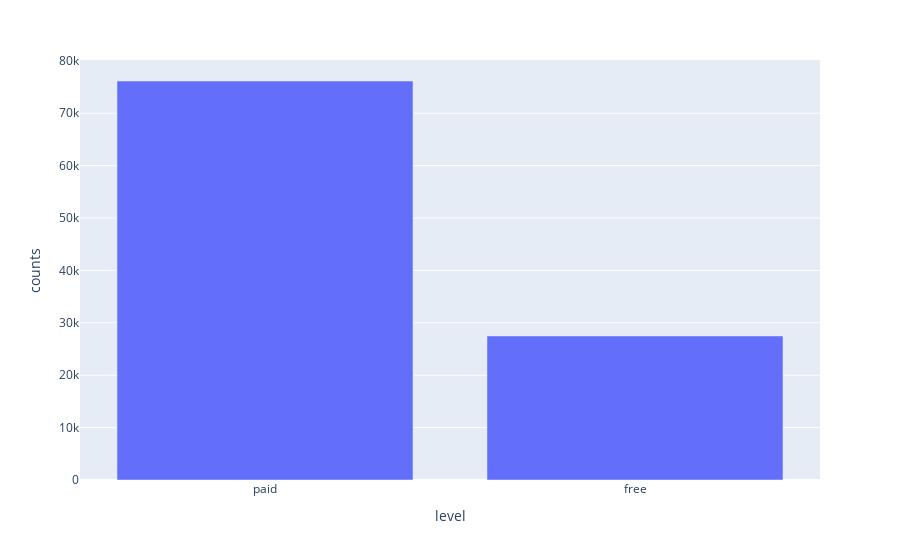

The cell this chart's notebook holds for it:
### Code cell
fig = px.bar(churn_subs, x='level', y='counts')
fig.show()

### Figure 1 — Plotly figure (JSON) as saved in the notebook; plotly's stock layout.template omitted (floating-point values rounded to 4 significant figures)
{"data": [{"alignmentgroup": "True", "hovertemplate": "level=%{x}<br>counts=%{y}<extra></extra>", "legendgroup": "", "marker": {"color": "#636efa"}, "name": "", "offsetgroup": "", "orientation": "v", "showlegend": false, "textposition": "auto", "type": "bar", "x": ["paid", "free"], "xaxis": "x", "y": [76152, 27494], "yaxis": "y"}], "layout": {"barmode": "relative", "legend": {"tracegroupgap": 0}, "margin": {"t": 60}, "xaxis": {"anchor": "y", "domain": [0.0, 1.0], "title": {"text": "level"}}, "yaxis": {"anchor": "x", "domain": [0.0, 1.0], "title": {"text": "counts"}}}}
